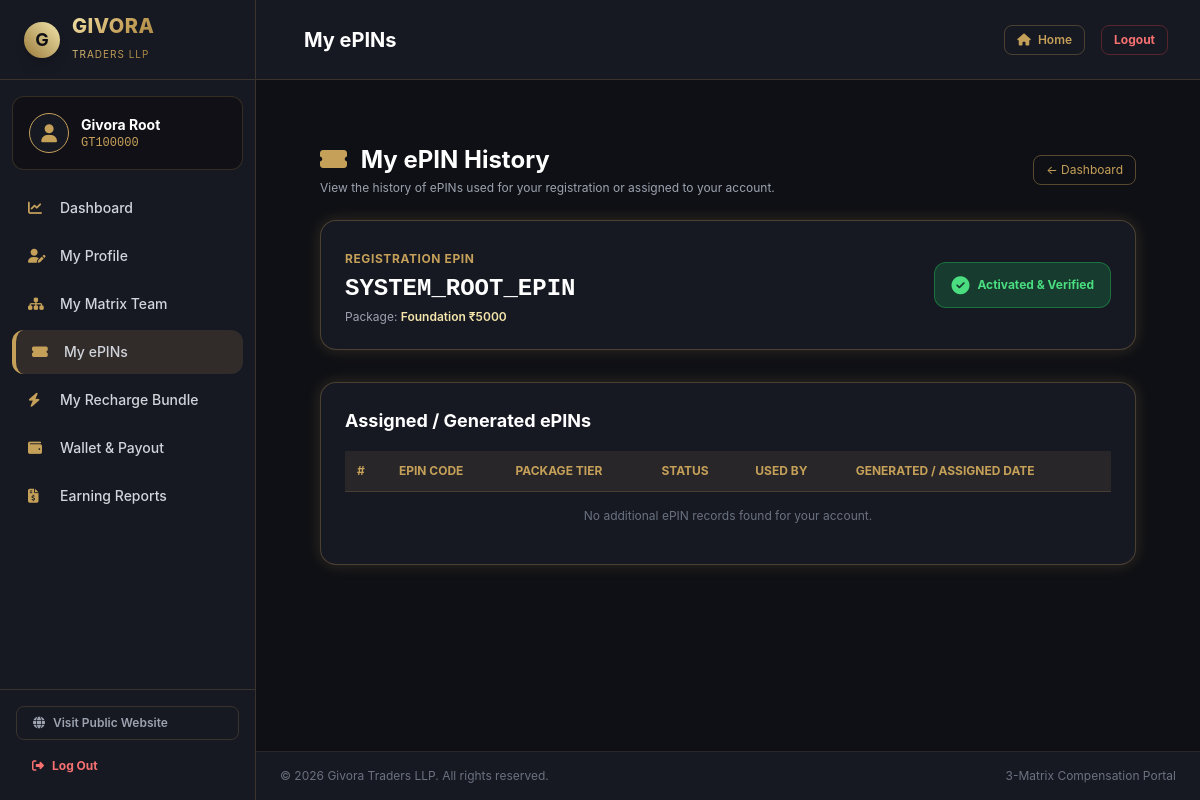
The page /customer/pins.php (signed in) on the database as committed earlier.
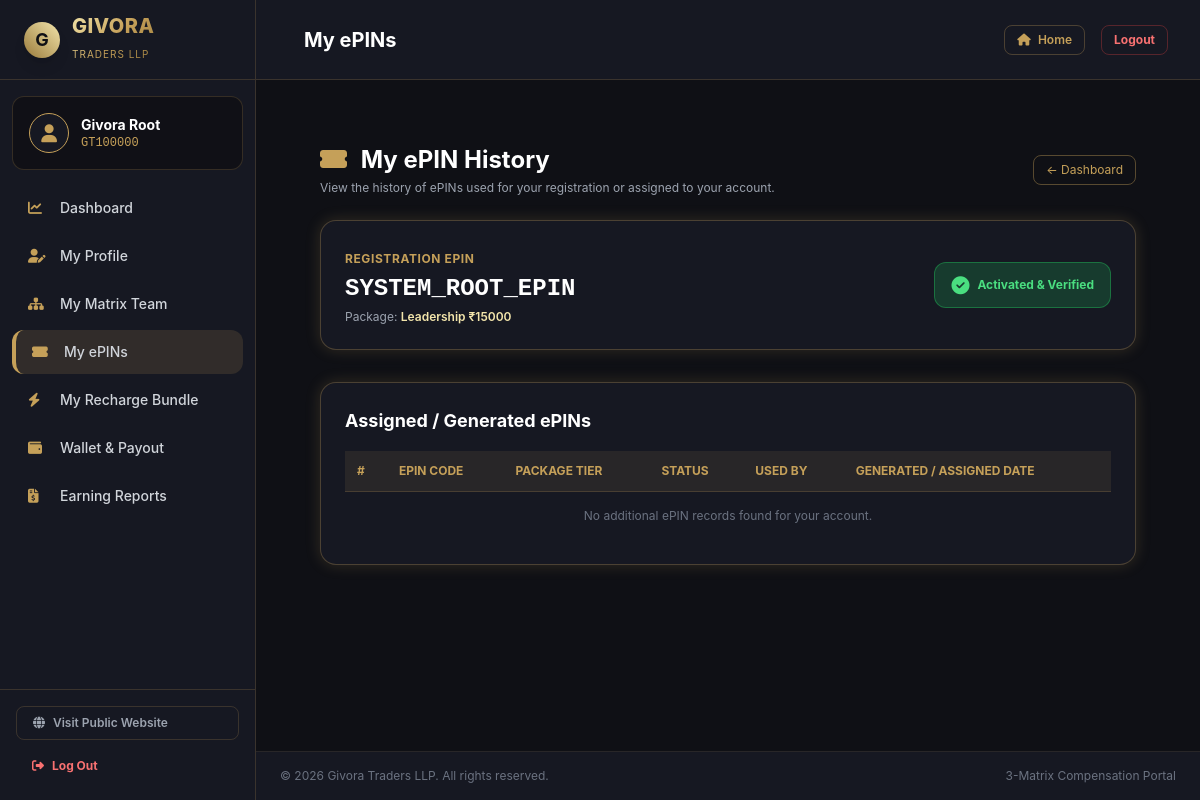
The same page on the database as committed later.
### tables this page shows
CREATE TABLE IF NOT EXISTS members (
    id INT AUTO_INCREMENT PRIMARY KEY,
    member_id VARCHAR(20) NOT NULL UNIQUE,
    sponsor_id VARCHAR(20) DEFAULT NULL,
    placement_parent_id VARCHAR(20) DEFAULT NULL,
    matrix_position INT DEFAULT NULL,
    name VARCHAR(100) NOT NULL,
    email VARCHAR(100) NOT NULL,
    phone VARCHAR(20) NOT NULL,
    password VARCHAR(255) NOT NULL,
    used_epin VARCHAR(50) NOT NULL,
    package_type ENUM('Foundation_5000', 'Leadership_15000', 'Recharge_Bundle_5400') NOT NULL,
    profile_image VARCHAR(255) DEFAULT NULL,
    status ENUM('Active', 'Inactive') NOT NULL DEFAULT 'Active',
    p2_status ENUM('Inactive', 'Active') NOT NULL DEFAULT 'Inactive',
    p2_placement_parent_id VARCHAR(20) DEFAULT NULL,
    p2_matrix_position INT DEFAULT NULL,
    p2_created_at TIMESTAMP NULL DEFAULT NULL,
    created_at TIMESTAMP DEFAULT CURRENT_TIMESTAMP,
    INDEX idx_sponsor (sponsor_id),
    INDEX idx_parent (placement_parent_id),
    INDEX idx_p2_parent (p2_placement_parent_id)
);

### includes/functions.php (called while the page is built, shortened)
<?php
function getLoggedInMember() {
    $pdo = getDBConnection();
    $stmt = $pdo->prepare("SELECT * FROM members WHERE member_id = ?");
    $stmt->execute([$_SESSION['member_id']]);
    return $stmt->fetch();
}

### customer/pins.php (the view, shortened to what the changed rows need)
<?php
require_once __DIR__ . '/../includes/functions.php';
$member = getLoggedInMember();
$page_title = "My ePINs";
require_once __DIR__ . '/../includes/header.php';
?>
<div class="py-8 max-w-7xl mx-auto px-4 sm:px-6 lg:px-8">
    <div class="mb-6 flex justify-between items-center">
        <div>
            <h1 class="text-2xl font-bold text-white"><i class="fas fa-ticket-alt text-gold mr-2"></i> My ePIN History</h1>
        </div>
    </div>
    <div class="bg-darkcard p-6 rounded-2xl gold-border-glow mb-8 flex flex-col sm:flex-row items-center justify-between gap-4">
        <div>
            <span class="text-xs text-gold font-bold uppercase tracking-wider">Registration ePIN</span>
            <div class="text-2xl font-mono font-extrabold text-white mt-1"><?php echo htmlspecialchars($member['used_epin']); ?></div>
            <p class="text-xs text-gray-400 mt-1">Package: <span class="text-goldlight font-semibold"><?php echo str_replace('_', ' ₹', $member['package_type']); ?></span></p>
        </div>
    </div>
    <div class="bg-darkcard p-6 rounded-2xl gold-border-glow">
        <h2 class="text-lg font-bold text-white mb-4">Assigned / Generated ePINs</h2>
        <div class="overflow-x-auto">
            <table class="w-full text-left text-xs text-gray-300">
                <thead class="bg-gold/10 text-gold uppercase border-b border-gold/20">
                    <tr>
                        <th class="p-3">#</th>
                        <th class="p-3">ePIN Code</th>
                        <th class="p-3">Package Tier</th>
                        <th class="p-3">Status</th>
                        <th class="p-3">Used By</th>
                        <th class="p-3">Generated / Assigned Date</th>
                    </tr>
                </thead>
            </table>
        </div>
    </div>
</div>
<?php require_once __DIR__ . '/../includes/footer.php'; ?>

### includes/header.php (shortened to what the changed rows need)
<?php
$is_member = isset($_SESSION['member_id']);
$logged_member = null;
if ($is_member) {
    require_once __DIR__ . '/functions.php';
    $logged_member = getLoggedInMember();
}
$script_uri = $_SERVER['REQUEST_URI'] ?? '';
$is_customer_section = (strpos($script_uri, '/customer/') !== false);
$is_admin_section = (strpos($script_uri, '/admin/') !== false);
$is_sidebar_layout = $is_customer_section || $is_admin_section;
?>
<!DOCTYPE html>
<html lang="en" class="dark">
<head>
    <script src="https://cdn.tailwindcss.com"></script>
    <link rel="stylesheet" href="https://cdnjs.cloudflare.com/ajax/libs/font-awesome/6.4.0/css/all.min.css">
</head>
<body class="min-h-screen flex flex-col justify-between">
<?php if ($is_sidebar_layout): ?>
    <div class="min-h-screen flex flex-col md:flex-row bg-darkbg w-full">
        <aside id="sidebar-menu" class="fixed md:static inset-y-0 left-0 w-64 bg-darkcard border-r border-gold/20 flex flex-col justify-between z-50 transform -translate-x-full md:translate-x-0 transition-transform duration-300 ease-in-out flex-shrink-0">
            <div>
                <div class="p-4 mx-3 my-4 rounded-xl bg-darkbg/80 border border-gold/20 flex items-center space-x-3">
                    <?php if ($is_customer_section && $logged_member): ?>
                        <div class="w-10 h-10 rounded-full border border-gold bg-darkcard flex items-center justify-center text-gold text-lg font-bold flex-shrink-0 overflow-hidden">
                            <?php if (!empty($logged_member['profile_image'])): ?>
                                <img src="<?php echo htmlspecialchars($logged_member['profile_image']); ?>" class="w-full h-full object-cover">
                            <?php else: ?>
                                <i class="fas fa-user"></i>
                            <?php endif; ?>
                        </div>
                        <div class="overflow-hidden">
                            <div class="text-sm font-bold text-white truncate"><?php echo htmlspecialchars($logged_member['name']); ?></div>
                            <div class="text-xs text-gold font-mono truncate"><?php echo htmlspecialchars($logged_member['member_id']); ?></div>
                        </div>
                    <?php endif; ?>
                </div>
            </div>
        </aside>
        <div class="flex-1 flex flex-col min-w-0">
            <header class="h-20 bg-darkcard border-b border-gold/20 px-4 sm:px-8 flex items-center justify-between sticky top-0 z-30">
                <div class="flex items-center space-x-4">
                    <h2 class="text-lg sm:text-xl font-bold text-white truncate">
                        <?php echo isset($page_title) ? $page_title : "Portal Overview"; ?>
                    </h2>
                </div>
            </header>
            <main class="flex-grow p-4 sm:p-8">
<?php endif; ?>

Rows that differ between the two databases and show on the page:
changed members "SYSTEM_ROOT_EPIN": package_type "Foundation ₹5000" → "Leadership ₹15000"
